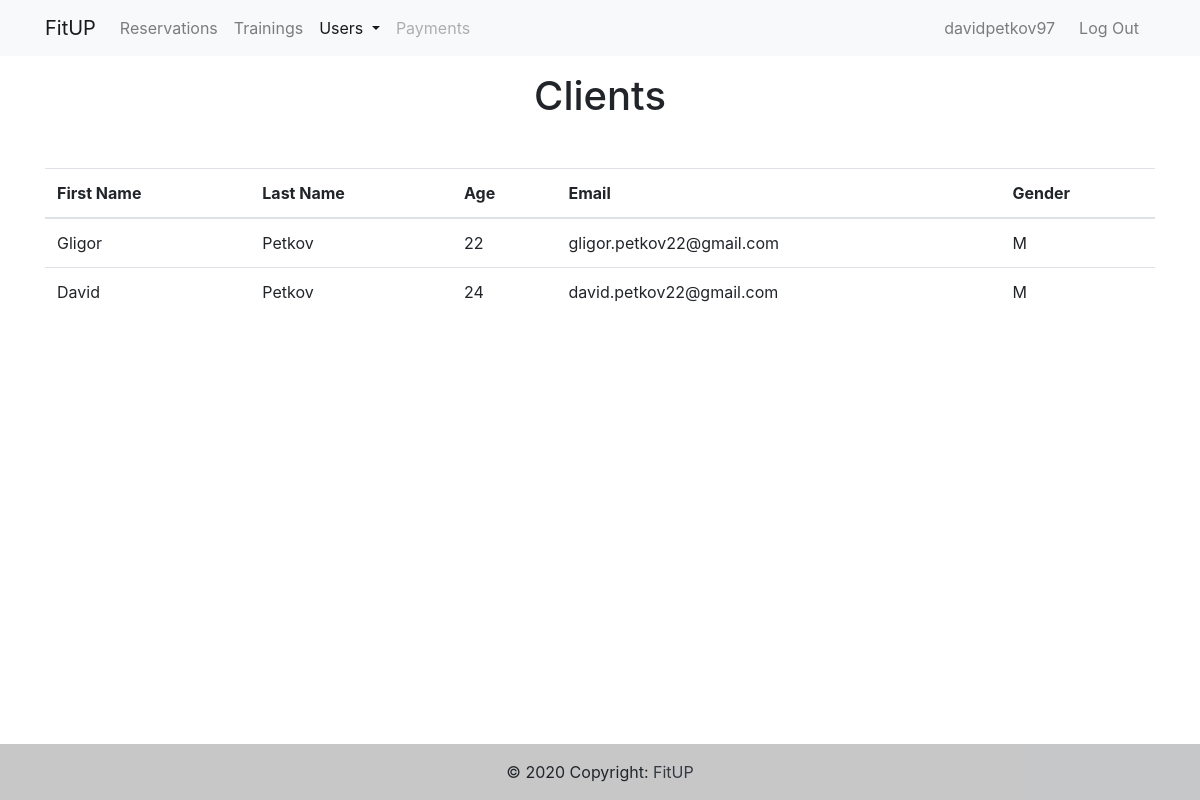
/Clients/ (signed in), run on the app's committed database.
### FitUp/models.py (models this page shows, shortened)
class Client(models.Model):
    first_name = models.CharField(max_length=30)
    last_name = models.CharField(max_length=30)
    age = models.IntegerField()
    email = models.EmailField(max_length=50)
    user = models.ForeignKey(User, on_delete=models.CASCADE, null=True, blank=True)
    start_day = models.DateField(default=django.utils.timezone.now())
    gender = models.CharField(max_length=1)
    enters = models.IntegerField(default=0)
    allowed = models.IntegerField(default=0)
    remaining = models.IntegerField(default=0)

### FitUp/views.py (the view)
# urls.py: path('Clients/', Clients, name="Clients"),
@login_required
def Clients(request):
    query = Client.objects.filter()
    context = {"clients": query}
    return render(request, "Clients.html", context)

### FitUp/templates/Clients.html (shortened to what this page needs)
<!DOCTYPE html>
<html lang="en">
<head>
    <link rel="stylesheet" href="https://cdn.jsdelivr.net/npm/bootstrap@4.0.0/dist/css/bootstrap.min.css"
>
</head>
<body>
<div>
    <nav class="navbar navbar-expand-lg navbar-light bg-light mb-3">
        <div class="container">
    <a class="navbar-brand active" href="{% url 'index' %}">FitUP</a>
          <div class="collapse navbar-collapse" id="navbarSupportedContent">
            <ul class="navbar-nav mr-auto">
              <li class="nav-item">
                <a class="nav-link" href="{% url 'Reservations' %}">Reservations <span class="sr-only">(current)</span></a>
              </li>
              <li class="nav-item">
                <a class="nav-link" href="{% url 'Trainings' %}">Trainings</a>
              </li>
              <li class="nav-item dropdown">
                <a class="nav-link dropdown-toggle active" href="#" id="navbarDropdown" role="button" data-toggle="dropdown" aria-haspopup="true" aria-expanded="false">
                  Users
                </a>
              </li>
              <li class="nav-item">
                <a class="nav-link disabled" href="{% url 'Payments' %}">Payments</a>
              </li>
            </ul>
            <ul class="navbar-nav my-sm-0">
              {% block content %}
                {% if user.is_authenticated %}
                    <li class="nav-item mr-sm-2" >
                        <a class="nav-link" href="#">{{ user.username }}</a>
                    </li>
                    <li class="nav-item mr-sm-2" >
                        <a class="nav-link" href="{% url 'logout' %}">Log Out</a>
                    </li>
                {% else %}
                   <li class="nav-item mr-sm-2" >
                       <a class="nav-link" href="/login">Log In</a>
                    </li>
                {% endif %}
              {% endblock %}
            </ul>
          </div>
        </div>
    </nav>
    <div class="container pb-3 ">
        <h1 class="text-center">Clients</h1>
        <table class="table mt-5">
            <thead>
                <tr>
                    <th>
                        First Name
                    </th>
                    <th>
                        Last Name
                    </th>
                    <th>
                        Age
                    </th>
                    <th>
                        Email
                    </th>
                    <th>
                        Gender
                    </th>
                </tr>
            </thead>
            <tbody>
            {% for c in clients %}
                <tr>
                    <td>
                        {{ c.first_name}}
                    </td>
                    <td>
                        {{ c.last_name }}
                    </td>
                    <td>
                       {{ c.age }}
                    </td>
                    <td>
                       {{ c.email }}
                    </td>
                     <td>
                       {{ c.gender }}
                    </td>
                </tr>
            {% endfor %}
            </tbody>
        </table>
    </div>
    <footer class="bg-light text-center text-lg-start fixed-bottom">
      <div class="text-center p-3" style="background-color: rgba(0, 0, 0, 0.2);">
        © 2020 Copyright:
        <a class="text-dark" href="{% url 'index' %}">FitUP</a>
      </div>
    </footer>
</div>
</body>
</html>

### data on the page
Client: first_name "Gligor", last_name "Petkov", age "22", email "gligor.petkov22@gmail.com", gender "M"
Client: first_name "David", last_name "Petkov", age "24", email "david.petkov22@gmail.com", gender "M"

### other printed values
{{ user.username }} "davidpetkov97"
